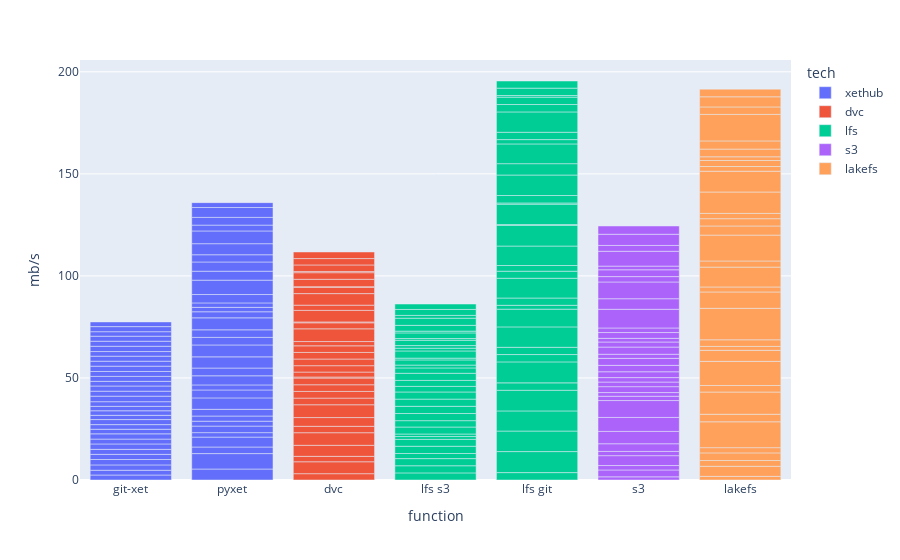

Notebook cell for this chart:
### Code cell
from xetrack import Reader
import pandas as pd
import plotly.express as px
import plotly.graph_objects as go
from plotly.subplots import make_subplots

pd.set_option('display.max_rows', 500)
pd.set_option('display.max_columns', 500)
pd.set_option('display.width', 1000)

# import plotly.io as pio
# pio.renderers.default='notebook'
WORKFLOW = 'append' # random, taxi
df = Reader('../output/stats.db').to_df()
# Filter last experiemnt
df = df[df['track_id']==df.tail(1)['track_id'].iloc[0]]
df = df[df['tech'] != 'shutil']
df = df[df['tech'] != 'm1']
df = df[df['step']>=0]
df['name'] = df['name'].str.replace('_',' ')
df['function'] = df['function'].str.replace('_',' ')
df['function'] = df['function'].str.replace(' new upload','').str.replace(' merged upload','')
df['mb/s'] = df['file_bytes']/df['time']
df.to_csv('../output/results.csv', index=False)
errors = set(df['error'].fillna('').values)
if len(errors) > 1:
    print(f"Errors: {errors}")
print(f"Steps: {df['step'].max()+1}")
print(f"Data size: {len(df)}")
px.bar(df, x='function', y='mb/s', color='tech').show()

### Figure 1 — Plotly figure (JSON) as saved in the notebook; plotly's stock layout.template omitted (floating-point values rounded to 4 significant figures)
{"data": [{"alignmentgroup": "True", "hovertemplate": "tech=xethub<br>function=%{x}<br>mb/s=%{y}<extra></extra>", "legendgroup": "xethub", "marker": {"color": "#636efa", "pattern": {"shape": ""}}, "name": "xethub", "offsetgroup": "xethub", "orientation": "v", "showlegend": true, "textposition": "auto", "type": "bar", "x": ["git-xet", "pyxet", "git-xet", "pyxet", "git-xet", "pyxet", "git-xet", "pyxet", "git-xet", "pyxet", "git-xet", "pyxet", "git-xet", "pyxet", "git-xet", "pyxet", "git-xet", "pyxet", "git-xet", "pyxet", "git-xet", "pyxet", "git-xet", "pyxet", "git-xet", "pyxet", "git-xet", "pyxet", "git-xet", "pyxet", "git-xet", "pyxet", "git-xet", "pyxet", "git-xet", "pyxet", "git-xet", "pyxet", "git-xet", "pyxet", "git-xet", "pyxet", "git-xet", "pyxet", "git-xet", "pyxet", "git-xet", "pyxet", "git-xet", "pyxet", "git-xet", "pyxet", "git-xet", "pyxet", "git-xet", "pyxet", "git-xet", "pyxet", "git-xet", "pyxet", "git-xet", "pyxet", "git-xet", "pyxet", "pyxet"], "xaxis": "x", "y": [2.443, 5.378, 2.337, 7.568, 2.614, 3.225, 2.648, 4.843, 2.513, 2.192, 2.455, 3.214, 2.656, 2.402, 2.379, 2.525, 2.575, 3.291, 2.241, 5.59, 2.28, 3.89, 2.469, 2.473, 2.082, 4.471, 2.228, 3.794, 2.176, 5.477, 2.277, 5.842, 2.704, 3.701, 2.439, 3.707, 2.541, 5.872, 2.281, 2.972, 2.433, 2.159, 2.397, 2.186, 2.612, 4.109, 2.429, 7.041, 2.458, 4.389, 2.268, 4.516, 2.594, 3.539, 2.468, 5.424, 2.461, 6.237, 2.214, 2.86, 2.483, 3.786, 2.299, 4.831, 2.394], "yaxis": "y"}, {"alignmentgroup": "True", "hovertemplate": "tech=dvc<br>function=%{x}<br>mb/s=%{y}<extra></extra>", "legendgroup": "dvc", "marker": {"color": "#EF553B", "pattern": {"shape": ""}}, "name": "dvc", "offsetgroup": "dvc", "orientation": "v", "showlegend": true, "textposition": "auto", "type": "bar", "x": ["dvc", "dvc", "dvc", "dvc", "dvc", "dvc", "dvc", "dvc", "dvc", "dvc", "dvc", "dvc", "dvc", "dvc", "dvc", "dvc", "dvc", "dvc", "dvc", "dvc", "dvc", "dvc", "dvc", "dvc", "dvc", "dvc", "dvc", "dvc", "dvc", "dvc", "dvc", "dvc", "dvc"], "xaxis": "x", "y": [3.099, 5.832, 2.658, 5.419, 6.163, 3.137, 4.281, 6.276, 3.266, 3.267, 3.271, 3.285, 0.5075, 2.419, 3.131, 3.259, 3.229, 3.244, 2.088, 6.239, 2.955, 0.4332, 5.648, 2.561, 5.657, 3.122, 0.292, 3.61, 3.225, 0.5524, 3.25, 3.119, 3.231], "yaxis": "y"}, {"alignmentgroup": "True", "hovertemplate": "tech=lfs<br>function=%{x}<br>mb/s=%{y}<extra></extra>", "legendgroup": "lfs", "marker": {"color": "#00cc96", "pattern": {"shape": ""}}, "name": "lfs", "offsetgroup": "lfs", "orientation": "v", "showlegend": true, "textposition": "auto", "type": "bar", "x": ["lfs s3", "lfs git", "lfs s3", "lfs git", "lfs s3", "lfs git", "lfs s3", "lfs git", "lfs s3", "lfs git", "lfs s3", "lfs git", "lfs s3", "lfs git", "lfs s3", "lfs git", "lfs s3", "lfs git", "lfs s3", "lfs git", "lfs s3", "lfs git", "lfs s3", "lfs git", "lfs s3", "lfs git", "lfs s3", "lfs git", "lfs s3", "lfs git", "lfs s3", "lfs git", "lfs s3", "lfs git", "lfs s3", "lfs git", "lfs s3", "lfs git", "lfs s3", "lfs git", "lfs s3", "lfs git", "lfs s3", "lfs git", "lfs s3", "lfs git", "lfs s3", "lfs git", "lfs s3", "lfs git", "lfs s3", "lfs git", "lfs s3", "lfs git", "lfs s3", "lfs git", "lfs s3", "lfs git", "lfs s3", "lfs git", "lfs s3", "lfs git", "lfs s3", "lfs git", "lfs s3", "lfs git"], "xaxis": "x", "y": [3.483, 3.62, 3.501, 10.31, 3.498, 10.05, 2.502, 9.872, 3.555, 10.12, 3.364, 3.629, 1.393, 10.28, 1.241, 3.6, 3.423, 3.546, 3.109, 10.01, 3.506, 8.671, 3.528, 1.898, 3.527, 3.571, 3.502, 9.691, 2.736, 3.451, 2.926, 2.775, 3.5, 9.545, 2.618, 10.17, 1.394, 0.3395, 2.542, 10.01, 0.8672, 0.6092, 3.516, 3.634, 1.349, 10.05, 1.283, 5.556, 2.611, 9.682, 0.8372, 2.108, 2.766, 3.609, 0.8669, 9.962, 2.838, 3.619, 3.497, 3.618, 1.384, 0.7919, 2.905, 3.622, 2.657, 3.498], "yaxis": "y"}, {"alignmentgroup": "True", "hovertemplate": "tech=s3<br>function=%{x}<br>mb/s=%{y}<extra></extra>", "legendgroup": "s3", "marker": {"color": "#ab63fa", "pattern": {"shape": ""}}, "name": "s3", "offsetgroup": "s3", "orientation": "v", "showlegend": true, "textposition": "auto", "type": "bar", "x": ["s3", "s3", "s3", "s3", "s3", "s3", "s3", "s3", "s3", "s3", "s3", "s3", "s3", "s3", "s3", "s3", "s3", "s3", "s3", "s3", "s3", "s3", "s3", "s3", "s3", "s3", "s3", "s3", "s3", "s3", "s3", "s3", "s3"], "xaxis": "x", "y": [1.555, 3.363, 2.173, 4.834, 2.075, 3.762, 6.043, 6.846, 8.271, 2.109, 1.806, 2.899, 2.258, 2.178, 2.855, 3.141, 3.44, 2.008, 3.519, 2.482, 1.798, 2.837, 2.242, 9.159, 5.169, 8.205, 2.636, 3.335, 1.803, 7.27, 2.854, 5.489, 4.048], "yaxis": "y"}, {"alignmentgroup": "True", "hovertemplate": "tech=lakefs<br>function=%{x}<br>mb/s=%{y}<extra></extra>", "legendgroup": "lakefs", "marker": {"color": "#FFA15A", "pattern": {"shape": ""}}, "name": "lakefs", "offsetgroup": "lakefs", "orientation": "v", "showlegend": true, "textposition": "auto", "type": "bar", "x": ["lakefs", "lakefs", "lakefs", "lakefs", "lakefs", "lakefs", "lakefs", "lakefs", "lakefs", "lakefs", "lakefs", "lakefs", "lakefs", "lakefs", "lakefs", "lakefs", "lakefs", "lakefs", "lakefs", "lakefs", "lakefs", "lakefs", "lakefs", "lakefs", "lakefs", "lakefs", "lakefs", "lakefs", "lakefs", "lakefs", "lakefs", "lakefs", "lakefs"], "xaxis": "x", "y": [1.777, 4.945, 2.817, 3.749, 2.552, 12.67, 3.71, 10.88, 3.216, 11.82, 5.401, 1.919, 3.242, 15.43, 8.014, 2.448, 9.726, 3.003, 12.68, 4.471, 3.579, 2.585, 10.48, 10.18, 2.299, 2.963, 1.809, 3.781, 4.003, 12.99, 3.657, 4.961, 3.754], "yaxis": "y"}], "layout": {"barmode": "relative", "legend": {"title": {"text": "tech"}, "tracegroupgap": 0}, "margin": {"t": 60}, "xaxis": {"anchor": "y", "domain": [0, 1], "title": {"text": "function"}}, "yaxis": {"anchor": "x", "domain": [0, 1], "title": {"text": "mb/s"}}}}
